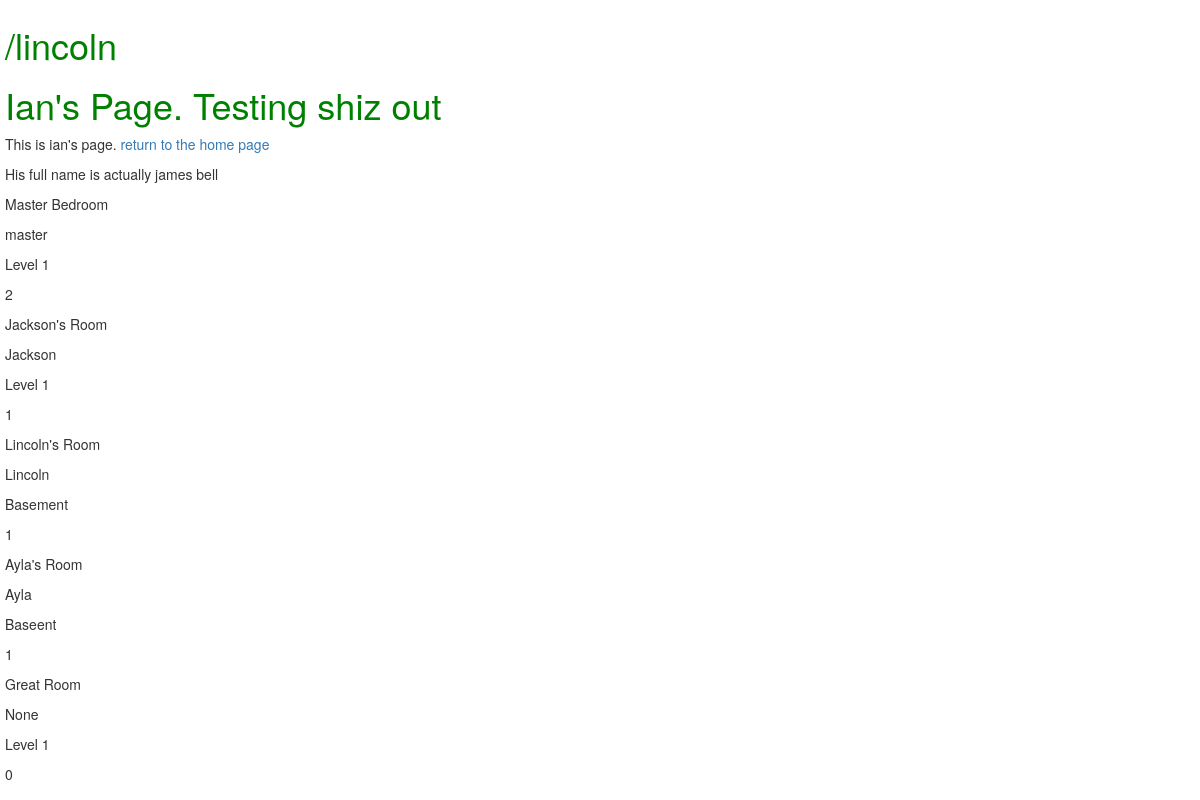
Screenshot of /lincoln with the database file from the repository.
### acumen/models.py (models this page shows, shortened)
class Room(models.Model):
	name = models.CharField(max_length=50)
	owner = models.CharField(max_length=50)
	level = models.CharField(max_length=50)
	occupants = models.IntegerField()

### acumen/views.py (the view)
# urls.py: path('lincoln', views.ian),
def ian(request):
	rooms = Room.objects.all()
	context = {
	'middle_name':'james',
	'last_name':'bell',
	'rooms': rooms
	}
	return render(request,'ian.html',context)

### acumen/templates/ian.html (shortened to what this page needs)
{% load staticfiles %}
<!DOCTYPE html>
<html>
<head>
	<link rel="stylesheet" type="text/css" href="{% static 'bootstrap.min.css' %}">
	<link rel="stylesheet" type="text/css" href="{% static 'style.css' %}">
</head>
<body>
	<h1>{{request.get_full_path}}</h1>
	<h1>Ian's Page. Testing shiz out</h1>
	<p>This is ian's page. <a href='/'>return to the home page</a></p>
	<p>His full name is actually
	{{middle_name}} {{last_name}}</p>
	<div>
	{% for room in rooms %}
		{% if room.name %}
		<p>{{room.name}}</p>
		{% endif %}
		<p>{{room.owner}}</p>
		<p>{{room.level}}</p>
		<p>{{room.occupants}}</p>
	{% endfor %}
	</div>
</body>
</html>

### acumen/static/style.css (style rules this page uses)
h1 { color: green; }
body { padding: 5px; }

### rows the page displays
Room: name "Master Bedroom", owner "master", level "Level 1", occupants "2"
Room: name "Jackson's Room", owner "Jackson", level "Level 1", occupants "1"
Room: name "Lincoln's Room", owner "Lincoln", level "Basement", occupants "1"
Room: name "Ayla's Room", owner "Ayla", level "Baseent", occupants "1"
Room: name "Great Room", owner "None", level "Level 1", occupants "0"

### other values shown
{{ request.get_full_path }} "/lincoln"
{{ middle_name }} "james"
{{ last_name }} "bell"
